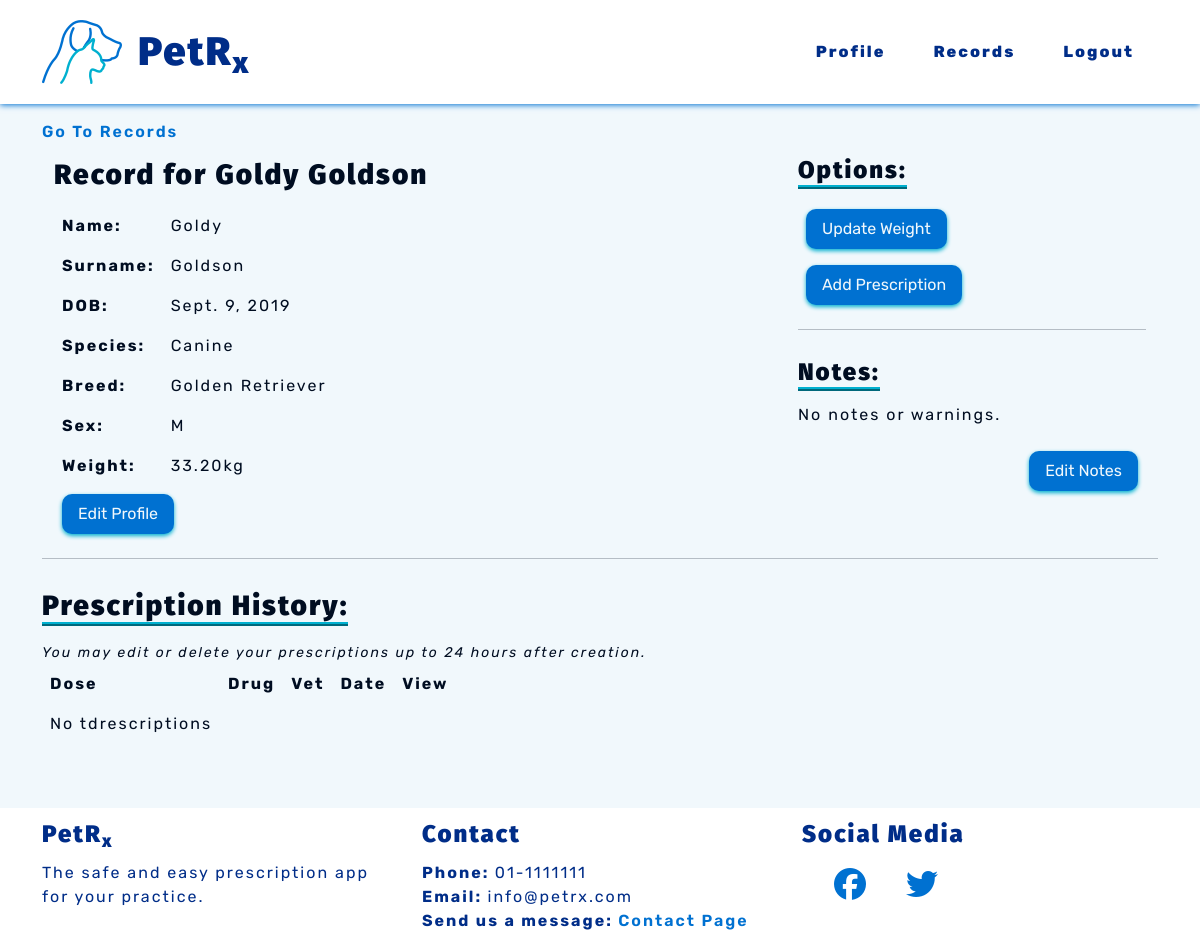
Page /records/animal-profile/1 (signed in) on the committed database.
### records/models.py (models this page shows)
class Record(models.Model):
    name = models.CharField(max_length=50)
    surname = models.CharField(max_length=50)
    date_of_birth = models.DateField()
    species = models.CharField(choices=SPECIES, max_length=10)
    breed = models.CharField(max_length=50)
    sex = models.CharField(choices=SEX, max_length=10)
    weight = models.DecimalField(max_digits=5, decimal_places=2)
    note = models.CharField(max_length=300, blank=True)
    def __str__(self):
        return self.name + " " + self.surname
    class Meta:
        ordering = ['surname']
        unique_together = [
            'name',
            'surname',
            'date_of_birth',
            'species',
            'sex']

### records/views.py (the view)
# urls.py: path('animal-profile/<int:animal_id>', views.AnimalRecord.as_view(),
class AnimalRecord(View):
    @method_decorator(vet_login_and_active)
    def get(self, request, animal_id):
        queryset = Record.objects.all()
        profile = get_object_or_404(queryset, id=animal_id)
        context = {'profile': profile}
        return render(request, 'records/animal_profile.html', context)

### records/templates/records/animal_profile.html
{% extends 'base.html' %}
{% block content %}
<a class="pet-links" href="{% url 'records:records' %}" aria-label="Go to records">Go To Records</a>
<section>
    <div class="container">
        <div class="row">
            <div class="col-md-8">
                <h3>Record for {{ profile }}</h3>
                <table>
                    <tr>
                        <th>Name: </th>
                        <td>{{ profile.name }}</td>
                    </tr>
                    <tr>
                        <th>Surname: </th>
                        <td>{{ profile.surname }}</td>
                    </tr>
                    <tr>
                        <th>DOB: </th>
                        <td>{{ profile.date_of_birth }}</td>
                    </tr>
                    <tr>
                        <th>Species: </th>
                        <td>{{ profile.species }}</td>
                    </tr>
                    <tr>
                        <th>Breed: </th>
                        <td>{{ profile.breed }}</td>
                    </tr>
                    <tr>
                        <th>Sex: </th>
                        <td>{{ profile.sex }}</td>
                    </tr>
                    <tr>
                        <th>Weight: </th>
                        <td>{{ profile.weight }}kg</td>
                    </tr>
                </table>
                <a class="pet-btns sm-btns" href="{% url 'records:edit_animal' animal_id=profile.id %}"
                    aria-label="Edit animal record">Edit Profile</a>
            </div>
            <div class="col-md-4">
                <div>
                    <h4 class="subheadings">Options:</h4>
                    <div>
                        <ul>
                            <li>
                                <a class="pet-btns sm-btns"
                                    data-hx-get="{% url 'records:update_weight' animal_id=profile.id %}"
                                    data-hx-target="#modal-dialog" aria-label="Update weight">
                                    Update Weight</a>
                            </li>
                            <li>
                                <a class="pet-btns sm-btns"
                                    data-hx-get="{% url 'prescriptions:add_prescrip' animal_id=profile.id %}"
                                    data-hx-target="#modal-dialog" aria-label="Add new prescription">Add Prescription</a>
                            </li>
                        </ul>
                    </div>
                </div>
                <hr>
                <div>
                    <h4 class="subheadings">Notes:</h4>
                    <p>
                        {{ profile.note|default:"No notes or warnings." }}
                    </p>
                    <a class="pet-btns sm-btns float-end" data-hx-get="{% url 'records:edit_notes' animal_id=profile.id %}"
                        data-hx-target="#modal-dialog" aria-label="Edit notes">Edit Notes</a>
                </div>
            </div>
        </div>
    </div>
</section>
<hr>
<section id="animal-prescrip-list" data-hx-get="{% url 'prescriptions:list_prescrip' animal_id=profile.id %}"
    data-hx-trigger="load">
    {% include 'prescriptions/list_prescrip.html' %}
</section>
{% endblock %}

### static/css/style.css (style rules this page uses)
:root { --site-white: #f1f8fc; --site-black: #000d21; --site-dark-blue: #002d88; --site-light-blue: #0071d1; --site-turquoise: #00b0cf; }
html { height: 100%; }
body { font-family: "Rubik", sans-serif; color: var(--site-black); font-size: 1rem; letter-spacing: 2px; background: var(--site-white); }
h1, h2, h3, h4 { font-family: "Fira Sans", "Rubik", sans-serif; font-weight: 900; margin-top: 0.5em; margin-bottom: 0.5em; }
.subheadings { display: inline-block; border-bottom: 4px ridge var(--site-turquoise); }
hr { color: var(--site-black); }
ul { padding: 0; }
li { list-style: none; }
a { text-decoration: none; }
.pet-links { cursor: pointer; color: var(--site-light-blue); font-weight: 600; transition: color .5s linear; }
.pet-btns { cursor: pointer; display: inline-block; background-color: var(--site-light-blue); color: var(--site-white); letter-spacing: 0px; font-weight: 600; padding: 0.5em 1.5em; margin: 2em; border: none; border-radius: 10px; box-shadow: 0 2px 4px 0 var(--site-turquoise); transition: all .2s linear; }
.sm-btns { padding: 0.5em 1em; font-weight: 400; margin: 0.5em; }
th, td { padding: 0.5em; }
th { background-color: var(--site-white); }

### rows in the picture
Record: name+surname "Goldy Goldson", name "Goldy", surname "Goldson", date_of_birth "Sept. 9, 2019", species "Canine", breed "Golden Retriever", sex "M", weight "33.20", note "No notes or warnings."
